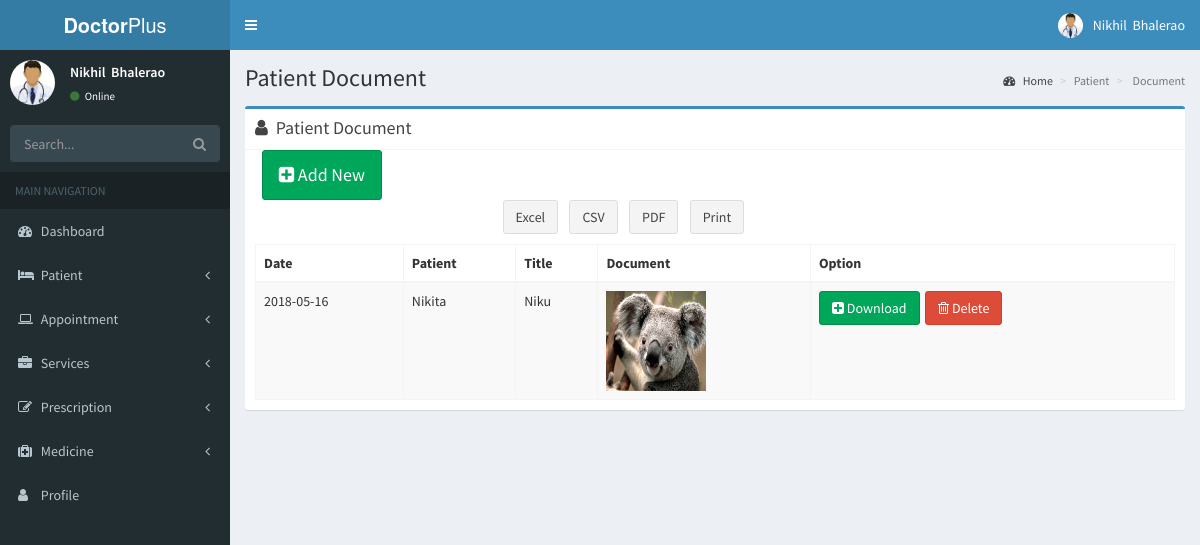
/dashboard/Appointment/appointment.php, run on the app's committed database.
### tables this page shows
CREATE TABLE IF NOT EXISTS `addfiles` (
  `id` int(20) NOT NULL AUTO_INCREMENT,
  `doc_date` varchar(100) NOT NULL,
  `patient` varchar(30) NOT NULL,
  `title` varchar(30) NOT NULL,
  `file` varchar(30) NOT NULL,
  PRIMARY KEY (`id`)
);

CREATE TABLE IF NOT EXISTS `patientregister` (
  `id` int(20) NOT NULL AUTO_INCREMENT,
  `doctor` varchar(30) NOT NULL,
  `name` varchar(25) NOT NULL,
  `email` varchar(35) NOT NULL,
  `password` varchar(20) NOT NULL,
  `address` varchar(50) NOT NULL,
  `phone` varchar(11) NOT NULL,
  `gender` varchar(100) NOT NULL,
  `birthdate` date NOT NULL,
  `bloodgroup` varchar(5) NOT NULL,
  `imageupload` varchar(20) NOT NULL,
  `status` enum('1','0') NOT NULL DEFAULT '1',
  PRIMARY KEY (`id`)
);

### dashboard/Appointment/appointment.php (the view, shortened to what this page needs)
<?php include"../Include/header.php";?>
<?php include"../Include/sidebar.php";?>
<?php
include("../inc/connect.php") ;
$query=mysqli_query($db_connect, "SELECT * FROM addfiles")or die (mysql_error($db_connect));
$row1=mysql_fetch_all($query);
function mysql_fetch_all($query)
{
$all = array();
while ($all[] = mysqli_fetch_assoc($query)) {$temp=$all;}
return $temp;
}
?>
<div class="content-wrapper">
  <section class="content-header">
  <h1>
  Patient Document
  </h1>
  <ol class="breadcrumb">
    <li><a href="#"><i class="fa fa-dashboard"></i> Home</a></li>
    <li class="active">Patient</li>
    <li class="active"> Document</li>
  </ol>
</section>
<section class="content">
<div class="row">
<div class="col-xs-12">
<div class="box box-primary">
<div class="box-header with-border">
<i class="fa fa-user"></i> <h3 class="box-title">Patient Document</h3>
</div>&nbsp;&nbsp;&nbsp;&nbsp;&nbsp;
<button type="button" class="btn btn-success btn-lg" data-toggle="modal" data-target="#myModal" style="height: 50px;"><i class="fa fa-plus-square"></i> Add New</button><br>
<td>
<a href="./excelapp.php"> <button type="button" class="btn btn-default">Excel</button></a>
</td>&nbsp;&nbsp;
<td>
<a href="csvapp.php"><button type="button" class="btn btn-default">CSV</button></a>
</td>&nbsp;&nbsp;
<td>
<a href="./PDF/app_pdf.php"><button type="button" class="btn btn-default">PDF</button></a>
</td>&nbsp;&nbsp;
<td>
<button type="button" onclick="window.print();" class="btn btn-default">Print</button>
</td>
<div class="box-body">
          <table id="example1" class="table table-bordered table-striped">
            <thead>
            <tr>
            <th>Date</th>
            <th>Patient</th>
            <th>Title</th>
            <th>Document</th>
            <th>Option</th>
            </tr>
            </thead>
            <tbody>
               <?php
   foreach ($row1 as $row)
    {
$s1=" SELECT name FROM patientregister WHERE id='".$row['patient']."'";
$w1 =mysqli_query($db_connect, $s1) or die(mysql_error($db_connect));
$row2=mysqli_fetch_array($w1)or die (mysql_error($db_connect));
?> <tr>
<td><?php echo $row['doc_date'];?></td>
<td><?php echo $row2['name'];?></td>
<td><?php echo $row['title'];?></td>
<td><img src="../Upload/File/<?php echo $row['file'];?>" style="height:100px;width:100px;"/></td>
<td><a href="./download.php?file=<?php echo $row['file'];?>"><button type="button" class="btn btn-success"><i class="fa fa-plus-square"></i> Download</button></a>&nbsp;
<a href="deletea.php?id=<?php echo $row['id']; ?>"><span class="btn btn-danger"><i class="fa fa-trash-o"></i> Delete</span></a></td>
</tr>
<?php } ?>

### dashboard/Include/header.php (shortened to what this page needs)
<?php include"../inc/connect.php";
 ?>
 <!DOCTYPE html>
<html>
<head>
  <link rel="stylesheet" href="../bower_components/bootstrap/dist/css/bootstrap.min.css">
  <link rel="stylesheet" href="../bower_components/font-awesome/css/font-awesome.min.css">
  <link rel="stylesheet" href="../bower_components/Ionicons/css/ionicons.min.css">
  <link rel="stylesheet" href="../bower_components/select2/dist/css/select2.min.css">
  <link rel="stylesheet" href="../dist/css/AdminLTE.min.css">
  <link rel="stylesheet" href="../dist/css/skins/_all-skins.min.css">
  <link rel="stylesheet" href="../bower_components/morris.js/morris.css">
  <link rel="stylesheet" href="../bower_components/jvectormap/jquery-jvectormap.css">
  <link rel="stylesheet" href="../bower_components/bootstrap-datepicker/dist/css/bootstrap-datepicker.min.css">
  <link rel="stylesheet" href="../bower_components/bootstrap-daterangepicker/daterangepicker.css">
  <link rel="stylesheet" href="../plugins/bootstrap-wysihtml5/bootstrap3-wysihtml5.min.css">
  <link rel="stylesheet" href="../bower_components/fullcalendar/dist/fullcalendar.min.css">
  <link rel="stylesheet" href="../bower_components/fullcalendar/dist/fullcalendar.print.min.css" media="print">
  <link rel="stylesheet" href="../bower_components/datatables.net-bs/css/dataTables.bootstrap.min.css">
  </head>
<body class="hold-transition skin-blue sidebar-mini">
<div class="wrapper">
  <header class="main-header">
    <a href="index.php" class="logo">
      <span class="logo-lg"><b>Doctor</b>Plus</span>
    </a>
    <nav class="navbar navbar-static-top">
      <a href="#" class="sidebar-toggle" data-toggle="push-menu" role="button">
      </a>
      <div class="navbar-custom-menu">
        <ul class="nav navbar-nav">
        <li class="dropdown user user-menu">
         <a href="#" class="dropdown-toggle" data-toggle="dropdown">
          <?php
$sql="SELECT * FROM login";
    $write =mysqli_query($db_connect, $sql) or die(mysql_error($db_connect));
     $row2=mysqli_fetch_array($write)or die (mysql_error($db_connect));
?>
              <img src="../../dashboard/Upload/Adminprofile/<?php echo $row2['profile'];?>" class="user-image" alt="User Image">
              <span class="hidden-xs"><?php echo $row2['fname'];?>&nbsp;
           <?php echo $row2['lname'];?></span>
            </a>
          </li>
        </ul>
      </div>
    </nav>
  </header>

### dashboard/Include/sidebar.php (shortened to what this page needs)
  <aside class="main-sidebar">
    <section class="sidebar">
      <div class="user-panel">
        <div class="pull-left image">
           <?php
$sql="SELECT * FROM login";
    $write =mysqli_query($db_connect, $sql) or die(mysql_error($db_connect));
     $row2=mysqli_fetch_array($write)or die (mysql_error($db_connect));
     ?>
          <img src="../../dashboard/Upload/Adminprofile/<?php echo $row2['profile'];?>" class="img-circle" alt="User Image">
        </div>
        <div class="pull-left info">
          <p><?php echo $row2['fname'];?>&nbsp;
           <?php echo $row2['lname'];?></p>
          <a href="#"><i class="fa fa-circle text-success"></i> Online</a>
        </div>
      </div>
      <form action="#" method="get" class="sidebar-form">
        <div class="input-group">
          <input type="text" name="q" class="form-control" placeholder="Search...">
          <span class="input-group-btn">
                <button type="submit" name="search" id="search-btn" class="btn btn-flat"><i class="fa fa-search"></i>
                </button>
              </span>
        </div>
      </form>
      <ul class="sidebar-menu" data-widget="tree">
        <li class="header">MAIN NAVIGATION</li>
        <li>
          <a href=".././Index/index.php">
            <i class="fa fa-dashboard"></i> <span>Dashboard</span>
         </a>
        </li>
       <li class="treeview">
          <a href="#">
            <i class="fa fa-bed"></i> <span>Patient</span>
            <span class="pull-right-container">
              <i class="fa fa-angle-left pull-right"></i>
            </span>
          </a>
        </li>
        <li class="treeview">
          <a href="#">
            <i class="fa fa-laptop"></i> <span>Appointment</span>
            <span class="pull-right-container">
              <i class="fa fa-angle-left pull-right"></i>
            </span>
          </a>
        </li>
         <li class="treeview">
          <a href="#">
            <i class="fa fa-briefcase"></i> <span>Services</span>
            <span class="pull-right-container">
              <i class="fa fa-angle-left pull-right"></i>
            </span>
          </a>
        </li>
        <li class="treeview">
          <a href="#">
            <i class="fa fa-edit"></i> <span>Prescription</span>
            <span class="pull-right-container">
              <i class="fa fa-angle-left pull-right"></i>
            </span>
          </a>
        </li>
         <li class="treeview">
          <a href="#">
            <i class="fa fa-medkit"></i> <span>Medicine</span>
            <span class="pull-right-container">
              <i class="fa fa-angle-left pull-right"></i>
            </span>
          </a>
        </li>
           <li>
          <a href="../Admin/index.php">
            <i class="fa fa-user"></i> <span>Profile</span>
         </a>
        </li>
        </ul>
    </section>
  </aside>

### data on the page
addfiles: doc_date "2018-05-16", patientregister.name "Nikita", title "Niku", file (picture)

### other printed values
$row2['fname'] "Nikhil"
$row2['lname'] "Bhalerao"
